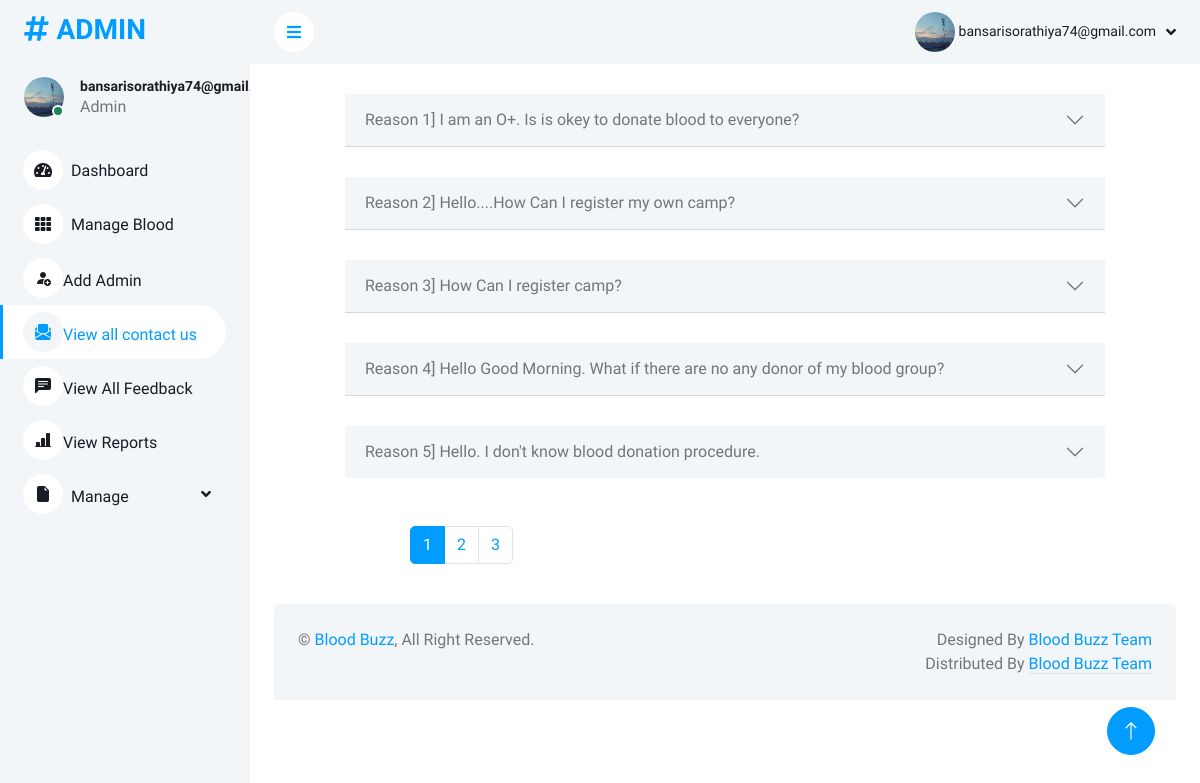
Page /AdminDesh/seeContactUs.php (signed in) on the committed database.
### tables this page shows
CREATE TABLE `contact_us` (
  `contactus_id` int(5) UNSIGNED NOT NULL,
  `name` varchar(30) NOT NULL,
  `phone_no` varchar(10) NOT NULL,
  `email` varchar(30) NOT NULL,
  `reason` varchar(100) NOT NULL,
  `status` enum('1','0') NOT NULL COMMENT '0=Active\r\n1=Deleted By Admin',
  `created_at` datetime NOT NULL
);

### AdminDesh/seeContactUs.php (the view, shortened to what this page needs)
<?php
include '../Include/connect2.php';
    $session_email=$_SESSION['email'];
    $get_admin=$connection->prepare("SELECT * FROM admin_login WHERE email=?");
    $get_admin->execute([$session_email]);
    if($get_admin->rowCount() > 0)
    {
       $data=$get_admin->fetch(PDO::FETCH_ASSOC);
    }
        $resultsPerPage = 5;
        $totalMessagesQuery = $connection->query("SELECT COUNT(*) AS total FROM contact_us");
        $totalMessages = $totalMessagesQuery->fetchColumn();
        $totalPages = ceil($totalMessages / $resultsPerPage);
        $page = isset($_GET['page']) ? $_GET['page'] : 1;
        $startIndex = ($page - 1) * $resultsPerPage;
        try {
            $stmt = $connection->prepare("
                SELECT *
                FROM contact_us
                WHERE status='1'
                ORDER BY created_at DESC
                LIMIT :startIndex, :resultsPerPage
            ");
            $stmt->bindParam(':startIndex', $startIndex, PDO::PARAM_INT);
            $stmt->bindParam(':resultsPerPage', $resultsPerPage, PDO::PARAM_INT);
            $stmt->execute();
            $contact_us = $stmt->fetchAll(PDO::FETCH_ASSOC);
        } catch (PDOException $e) {
            $error = $e->getMessage();
            $_SESSION['error-message'] = "Database error: " . $error;
        }
?>
<!DOCTYPE html>
<html lang="en">
<head>
    <link rel="stylesheet" href="../File/css/bootstrap.min.css">
    <link rel="stylesheet" href="https://unpkg.com/swiper/swiper-bundle.min.css" />
    <link rel="stylesheet" href="https://cdn.jsdelivr.net/npm/bootstrap-icons@1.11.3/font/bootstrap-icons.min.css">
<link href="https://cdnjs.cloudflare.com/ajax/libs/font-awesome/5.10.0/css/all.min.css" rel="stylesheet">
<link href="https://cdn.jsdelivr.net/npm/bootstrap-icons@1.4.1/font/bootstrap-icons.css" rel="stylesheet">
<link href="lib/owlcarousel/assets/owl.carousel.min.css" rel="stylesheet">
<link href="lib/tempusdominus/css/tempusdominus-bootstrap-4.min.css" rel="stylesheet" />
<link href="css/bootstrap.min.css" rel="stylesheet">
<link href="css/style.css" rel="stylesheet">
</head>
<body>
     <div class="sidebar pe-4 pb-3">
            <nav class="navbar bg-light navbar-light">
                <a href="dashboard.php" class="navbar-brand mx-4 mb-3">
                    <h3 class="text-primary"><i class="fa fa-hashtag me-2"></i>ADMIN</h3>
                </a>
                <div class="d-flex align-items-center ms-4 mb-4">
                    <div class="position-relative">
                        <?php
                        if($data['img']==null)
                        {
                        echo"<img src='../img/user.png' class='rounded-circle' alt='avatar' style='width: 40px; height: 40px;'>";
                        }
                        else
                        {
                            echo"<img src='../img/{$data['img']}' class='rounded-circle' alt='error' style='width: 40px; height: 40px;'>";
                        }
                         ?>
                        <div class="bg-success rounded-circle border border-2 border-white position-absolute end-0 bottom-0 p-1"></div>
                    </div>
                    <div class="ms-3">
                        <h6 class="mb-0"><small><?php echo $data['email']; ?></small></h6>
                        <span>Admin</span>
                    </div>
                </div>
                <div class="navbar-nav w-100">
                    <a href="dashboard.php" class="nav-item nav-link"><i class="fa fa-tachometer-alt me-2"></i>Dashboard</a>
                    <a href="manageBlood.php" class="nav-item nav-link"><i class="fa fa-th me-2"></i>Manage Blood</a>
                    <a href="./addAdmin.php" class="nav-item nav-link"><i class="bi bi-person-fill-add"></i>Add Admin</a>
                    <a href="./seeContactUs.php" class="nav-item nav-link active"><i class="bi bi-envelope-paper-fill"></i>View all contact us</a>
                    <a href="./seeFeedback.php" class="nav-item nav-link"><i class="bi bi-chat-left-text-fill"></i>View All Feedback</a>
                    <a href="./reports.php" class="nav-item nav-link"><i class="bi bi-bar-chart-line-fill"></i>View Reports</a>
                    <div class="nav-item dropdown">
                        <a href="#" class="nav-link dropdown-toggle" data-bs-toggle="dropdown"><i class="bi bi-file-earmark-fill me-2"></i>Manage</a>
                    </div>
                        </div>
                    </div>
<div class="content">
           <nav class="navbar navbar-expand bg-light navbar-light sticky-top px-4 py-0">
                <a href="#" class="sidebar-toggler flex-shrink-0">
                    <i class="fa fa-bars"></i>
                </a>
                <div class="navbar-nav align-items-center ms-auto">
                    <div class="nav-item dropdown">
                    <div class="nav-item dropdown">
                        <a href="#" class="nav-link dropdown-toggle" data-bs-toggle="dropdown">
                        <?php
                        if($data['img']==null)
                        {
                        echo"<img src='../img/user.png' class='rounded-circle' alt='avatar' style='width: 40px; height: 40px;'>";
                        }
                        else
                        {
                            echo"<img src='../img/{$data['img']}' class='rounded-circle' alt='error' style='width: 40px; height: 40px;'>";
                        }
                         ?>
                            <span class="d-none d-lg-inline-flex"><small><?php echo $data['email']; ?></small></span>
                        </a>
                    </div>
                </div>
            </nav>
<div class="accordion accordion-flush" id="accordionFlushExample">
    <?php
        foreach($contact_us as $key => $allCU) {
    ?>
        <div class="accordion-item">
            <h2 class="accordion-header" id="flush-heading-<?php echo $key; ?>">
                <button class="accordion-button collapsed" type="button" data-bs-toggle="collapse" data-bs-target="#flush-collapse-<?php echo $key; ?>" aria-expanded="false" aria-controls="flush-collapse-<?php echo $key; ?>">
                    <?php echo "Reason&nbsp;" .$key + 1 ; echo "]"." ".$allCU['reason']; ?>
                </button>
            </h2>
        </div>
    <?php
        }
    ?>
    </div>
    <nav aria-label="Page navigation">
        <ul class="pagination justify-content-left mt-5">
            <?php for ($i = 1; $i <= $totalPages; $i++): ?>
                <li class="page-item <?php echo ($page == $i) ? 'active' : ''; ?>">
                    <a class="page-link" href="?page=<?php echo $i; ?>"><?php echo $i; ?></a>
                </li>
            <?php endfor; ?>
        </ul>
    </nav>
    <div class="container-fluid pt-4 px-4">
                <div class="bg-light rounded-top p-4">
                    <div class="row">
                        <div class="col-12 col-sm-6 text-center text-sm-start">
                            &copy; <a href="../member/index.php">Blood Buzz</a>, All Right Reserved.
                        </div>
                        <div class="col-12 col-sm-6 text-center text-sm-end">
                            Designed By <a href="">Blood Buzz Team</a>
                        Distributed By <a class="border-bottom" href="" target="_blank">Blood Buzz Team</a>
                        </div>
                    </div>
                </div>
            </div>
    </div>
<a href="#" class="btn btn-lg btn-primary btn-lg-square back-to-top"><i class="bi bi-arrow-up"></i></a>
</body>
</html>

### AdminDesh/css/style.css (style rules this page uses)
:root { --primary: #009CFF; --light: #F3F6F9; --dark: #191C24; }
.back-to-top { position: fixed; display: none; right: 45px; bottom: 45px; z-index: 99; }
.btn { transition: .5s; }
.btn.btn-primary { color: #FFFFFF; }
.btn-lg-square { width: 48px; height: 48px; }
.btn-square, .btn-sm-square, .btn-lg-square { padding: 0; display: inline-flex; align-items: center; justify-content: center; font-weight: normal; border-radius: 50px; }
.sidebar { position: fixed; top: 0; left: 0; bottom: 0; width: 250px; height: 100vh; overflow-y: auto; background: var(--light); transition: 0.5s; z-index: 999; }
.content { margin-left: 250px; min-height: 100vh; background: #FFFFFF; transition: 0.5s; }
@media (min-width: 992px) { .sidebar { margin-left: 0; } }
@media (min-width: 992px) { .content { width: calc(100% - 250px); } }
.sidebar .navbar .navbar-nav .nav-link { padding: 7px 20px; color: var(--dark); font-weight: 500; border-left: 3px solid var(--light); border-radius: 0 30px 30px 0; outline: none; }
.sidebar .navbar .navbar-nav .nav-link:hover, .sidebar .navbar .navbar-nav .nav-link.active { color: var(--primary); background: #FFFFFF; border-color: var(--primary); }
.sidebar .navbar .navbar-nav .nav-link i { width: 40px; height: 40px; display: inline-flex; align-items: center; justify-content: center; background: #FFFFFF; border-radius: 40px; }
.sidebar .navbar .navbar-nav .nav-link:hover i, .sidebar .navbar .navbar-nav .nav-link.active i { background: var(--light); }
.sidebar .navbar .dropdown-toggle::after { position: absolute; top: 15px; right: 15px; border: none; content: "\f107"; font-family: "Font Awesome 5 Free"; font-weight: 900; transition: .5s; }
.content .navbar .navbar-nav .nav-link { margin-left: 25px; padding: 12px 0; color: var(--dark); outline: none; }
.content .navbar .sidebar-toggler, .content .navbar .navbar-nav .nav-link i { width: 40px; height: 40px; display: inline-flex; align-items: center; justify-content: center; background: #FFFFFF; border-radius: 40px; }
.content .navbar .dropdown-toggle::after { margin-left: 6px; vertical-align: middle; border: none; content: "\f107"; font-family: "Font Awesome 5 Free"; font-weight: 900; transition: .5s; }

### AdminDesh/seeContactUs.php (style rules this page uses)
.accordion-item { width: 80%; margin: auto; margin-top:30px; }
.pagination { margin-left:160px; }
.row { margin-top:20px; }
body { background-color:#ebe9eb; }

### rows in the picture
contact_us: reason "I am an O+. Is is okey to donate blood to everyone?"
contact_us: reason "Hello....How Can I register my own camp?"
contact_us: reason "How Can I register camp?"
contact_us: reason "Hello Good Morning. What if there are no any donor of my blood group?"
contact_us: reason "Hello. I don't know blood donation procedure."

### other values in the picture
$data['email'] "bansarisorathiya74@gmail.com"
